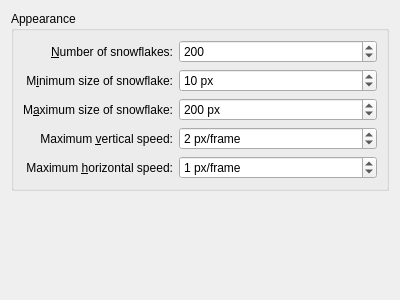
<ui version="4.0" >
 <class>KWin::SnowEffectConfigForm</class>
 <widget class="QWidget" name="KWin::SnowEffectConfigForm" >
  <property name="geometry" >
   <rect>
    <x>0</x>
    <y>0</y>
    <width>400</width>
    <height>300</height>
   </rect>
  </property>
  <layout class="QVBoxLayout" >
   <item>
    <widget class="QGroupBox" name="groupBox" >
     <property name="title" >
      <string>Appearance</string>
     </property>
     <layout class="QGridLayout" name="gridLayout" >
      <item row="0" column="0" >
       <widget class="QLabel" name="label" >
        <property name="text" >
         <string>&amp;Number of snowflakes:</string>
        </property>
        <property name="alignment" >
         <set>Qt::AlignRight|Qt::AlignTrailing|Qt::AlignVCenter</set>
        </property>
        <property name="buddy" >
         <cstring>numberFlakes</cstring>
        </property>
       </widget>
      </item>
      <item row="0" column="1" >
       <widget class="QSpinBox" name="numberFlakes" >
        <property name="sizePolicy" >
         <sizepolicy vsizetype="Fixed" hsizetype="Expanding" >
          <horstretch>0</horstretch>
          <verstretch>0</verstretch>
         </sizepolicy>
        </property>
        <property name="maximum" >
         <number>1000</number>
        </property>
        <property name="value" >
         <number>200</number>
        </property>
       </widget>
      </item>
      <item row="1" column="0" >
       <widget class="QLabel" name="label_2" >
        <property name="text" >
         <string>M&amp;inimum size of snowflake:</string>
        </property>
        <property name="alignment" >
         <set>Qt::AlignRight|Qt::AlignTrailing|Qt::AlignVCenter</set>
        </property>
        <property name="buddy" >
         <cstring>minSizeFlake</cstring>
        </property>
       </widget>
      </item>
      <item row="1" column="1" >
       <widget class="QSpinBox" name="minSizeFlake" >
        <property name="sizePolicy" >
         <sizepolicy vsizetype="Fixed" hsizetype="Expanding" >
          <horstretch>0</horstretch>
          <verstretch>0</verstretch>
         </sizepolicy>
        </property>
        <property name="suffix" >
         <string> px</string>
        </property>
        <property name="maximum" >
         <number>30</number>
        </property>
        <property name="value" >
         <number>10</number>
        </property>
       </widget>
      </item>
      <item row="2" column="0" >
       <widget class="QLabel" name="label_3" >
        <property name="text" >
         <string>M&amp;aximum size of snowflake:</string>
        </property>
        <property name="alignment" >
         <set>Qt::AlignRight|Qt::AlignTrailing|Qt::AlignVCenter</set>
        </property>
        <property name="buddy" >
         <cstring>maxSizeFlake</cstring>
        </property>
       </widget>
      </item>
      <item row="2" column="1" >
       <widget class="QSpinBox" name="maxSizeFlake" >
        <property name="sizePolicy" >
         <sizepolicy vsizetype="Fixed" hsizetype="Expanding" >
          <horstretch>0</horstretch>
          <verstretch>0</verstretch>
         </sizepolicy>
        </property>
        <property name="suffix" >
         <string> px</string>
        </property>
        <property name="maximum" >
         <number>1000</number>
        </property>
        <property name="value" >
         <number>200</number>
        </property>
       </widget>
      </item>
      <item row="3" column="0" >
       <widget class="QLabel" name="label_4" >
        <property name="text" >
         <string>Maximum &amp;vertical speed:</string>
        </property>
        <property name="alignment" >
         <set>Qt::AlignRight|Qt::AlignTrailing|Qt::AlignVCenter</set>
        </property>
        <property name="buddy" >
         <cstring>maxVSpeed</cstring>
        </property>
       </widget>
      </item>
      <item row="3" column="1" >
       <widget class="QSpinBox" name="maxVSpeed" >
        <property name="sizePolicy" >
         <sizepolicy vsizetype="Fixed" hsizetype="Expanding" >
          <horstretch>0</horstretch>
          <verstretch>0</verstretch>
         </sizepolicy>
        </property>
        <property name="suffix" >
         <string> px/frame</string>
        </property>
        <property name="minimum" >
         <number>1</number>
        </property>
        <property name="maximum" >
         <number>30</number>
        </property>
        <property name="value" >
         <number>2</number>
        </property>
       </widget>
      </item>
      <item row="4" column="0" >
       <widget class="QLabel" name="label_5" >
        <property name="text" >
         <string>Maximum &amp;horizontal speed:</string>
        </property>
        <property name="alignment" >
         <set>Qt::AlignRight|Qt::AlignTrailing|Qt::AlignVCenter</set>
        </property>
        <property name="buddy" >
         <cstring>maxHSpeed</cstring>
        </property>
       </widget>
      </item>
      <item row="4" column="1" >
       <widget class="QSpinBox" name="maxHSpeed" >
        <property name="sizePolicy" >
         <sizepolicy vsizetype="Fixed" hsizetype="Expanding" >
          <horstretch>0</horstretch>
          <verstretch>0</verstretch>
         </sizepolicy>
        </property>
        <property name="suffix" >
         <string> px/frame</string>
        </property>
        <property name="minimum" >
         <number>0</number>
        </property>
        <property name="maximum" >
         <number>30</number>
        </property>
        <property name="value" >
         <number>1</number>
        </property>
       </widget>
      </item>
     </layout>
    </widget>
   </item>
   <item>
    <widget class="KWin::GlobalShortcutsEditor" native="1" name="editor" />
   </item>
  </layout>
 </widget>
 <customwidgets>
  <customwidget>
   <class>KWin::GlobalShortcutsEditor</class>
   <extends>QWidget</extends>
   <header location="global" >kwineffects.h</header>
   <container>1</container>
  </customwidget>
 </customwidgets>
 <resources/>
 <connections/>
</ui>
